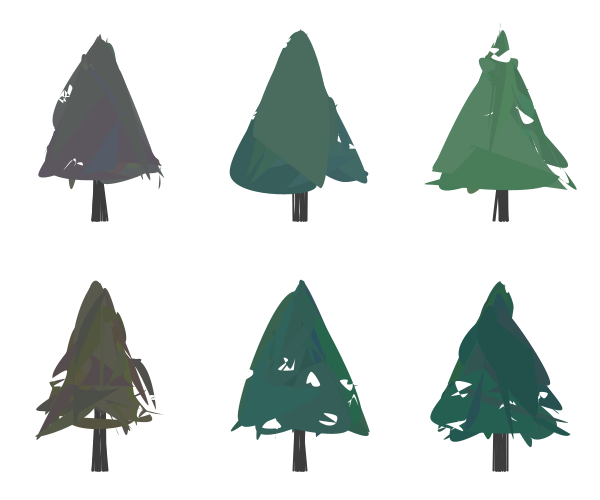
Frame 1 (no input)
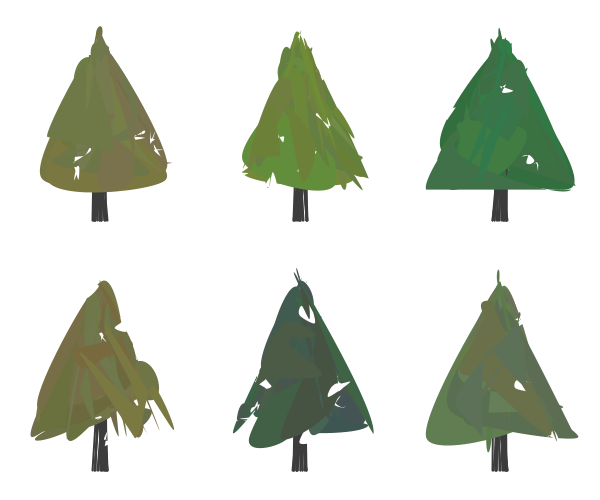
Frame 2 (the mouse pressed at the canvas centre, redrawn once)

The Processing sketch that drew these frames (run headless with seeded random() and noise(); the mouse was pressed at the canvas centre and the sketch redrawn once):

// Processing sketch: processing_182367
// ── processing_182367.pde

/* Blob Trees
 * http://www.openprocessing.org/user/45793
 * Nellie Robinson (narobins) */

PVector spacing;

void setup() {
  size(600, 500);
  noLoop();
  noStroke();
  spacing = new PVector(200, 250);
}

void draw() {
  background(255);
  for (float i = spacing.x/2; i < width; i += spacing.x) {
    for (float j = spacing.y/2; j < height; j += spacing.y) {
      square_blob_tree(new PVector(i, j));
    }
  }
}

void square_blob_tree(PVector base) {
 float rad = 80;
 float trunk_length = 30; 
 base.y -= trunk_length / 2;
 float trunk_width = 8;
 color leaves = color(random(40, 120), random(80, 140), random(60, 100));
 stroke(60);
 strokeWeight(2);
 blob_trunk(base, new PVector(trunk_width, trunk_length + rad));
 fill(leaves);
 noStroke();
 for (int i = 0; i < 20; i++) {
   fill((leaves >> 16 & 0xFF) + random(-10, 10), 
       (leaves >> 8 & 0xFF) + random(-10, 10), 
       (leaves & 0xFF) + random(-10, 10));
   triangle_blob(base, rad);
   fill(255);
   square_blob(new PVector(base.x + random(-rad, rad), base.y + random(-rad, rad)),
               random(rad/16, rad/6));
 }
}

void triangle_blob(PVector c, float rad) {
 float y;
 beginShape();
 for (int i = 0; i < 8; i++) {
   y = random(-rad, rad);
   curveVertex(c.x + random(-rad, rad) * (rad + y) / (2 * rad), c.y + y); 
 }
 endShape(CLOSE); 
}

void square_blob(PVector c, float rad) {
  beginShape();
  for (int i = 0; i < 8; i++) {
    curveVertex(c.x + random(-rad, rad),  c.y + random(-rad, rad)); 
  }
  endShape(CLOSE); 
}

void blob_trunk(PVector start, PVector size) {
  for (int i = 0; i < 20; i++) {
   line(start.x + random(-size.x, size.x),
       start.y,
       start.x + random(-size.x, size.x),
       start.y + size.y);
  }
}

void mousePressed() {
 redraw(); 
}
